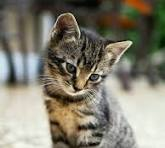
#> input picture image.jpeg, 165 x 148 px
$ jupyter execute 12.ipynb
#> lines starting #> are read from the running program, lines starting #| are printed output that depends on the picture
[cell 1]
import cv2
import numpy as np
import matplotlib.pyplot as plt

[cell 2]
# Read image in grayscale
image = cv2.imread("image.jpeg", cv2.IMREAD_GRAYSCALE)
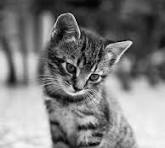
#> image: shape (148, 165); min 0, max 252, mean 126.1

[cell 3]
# Create output image
smooth = np.zeros_like(image)

# 3 x 3 averaging filter
kernel_size = 3

[cell 4]
# Apply averaging filter
for i in range(1, image.shape[0] - 1):
    for j in range(1, image.shape[1] - 1):

        # Take 3 x 3 neighborhood
        neighborhood = image[i-1:i+2, j-1:j+2]

        # Calculate average
        average = np.sum(neighborhood) / 9

        # Store result
        smooth[i, j] = int(average)
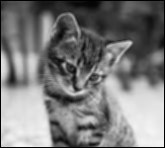
#> smooth: shape (148, 165); min 0, max 244, mean 122.4

[cell 5]
# Display images
plt.figure(figsize=(8, 4))

plt.subplot(1, 2, 1)
plt.imshow(image, cmap="gray")
plt.title("Original Image")
plt.axis("off")

plt.subplot(1, 2, 2)
plt.imshow(smooth, cmap="gray")
plt.title("3 × 3 Averaging Filter")
plt.axis("off")

plt.tight_layout()
plt.show()
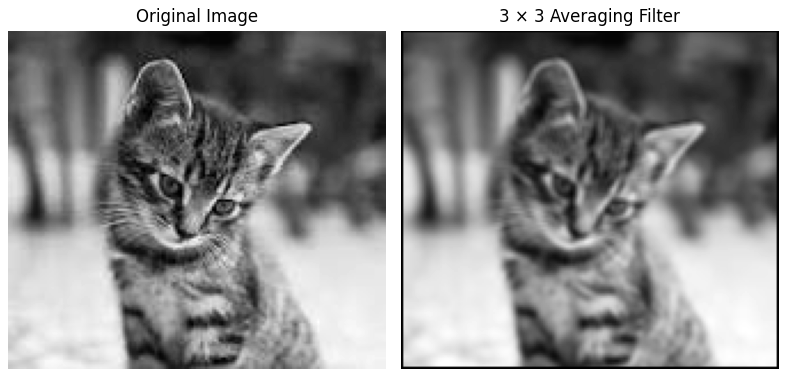
#> figure drawn by matplotlib, 2 panels
